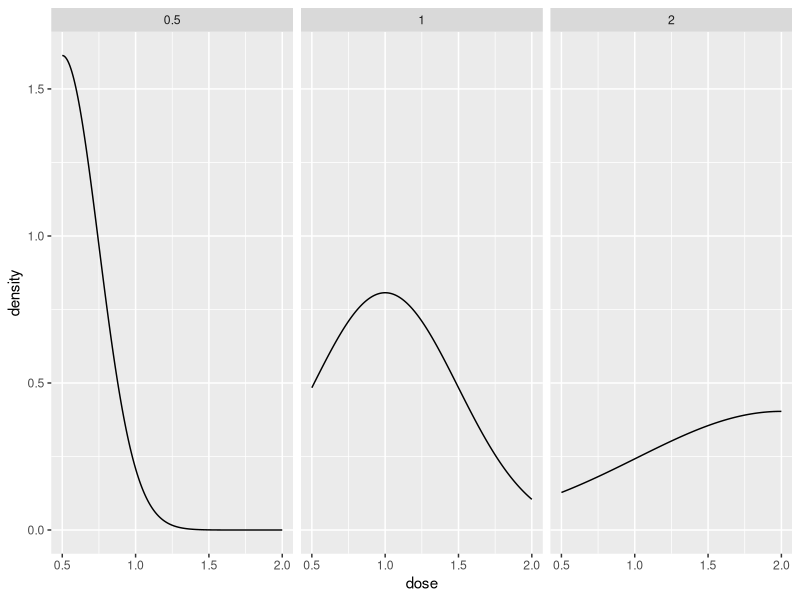
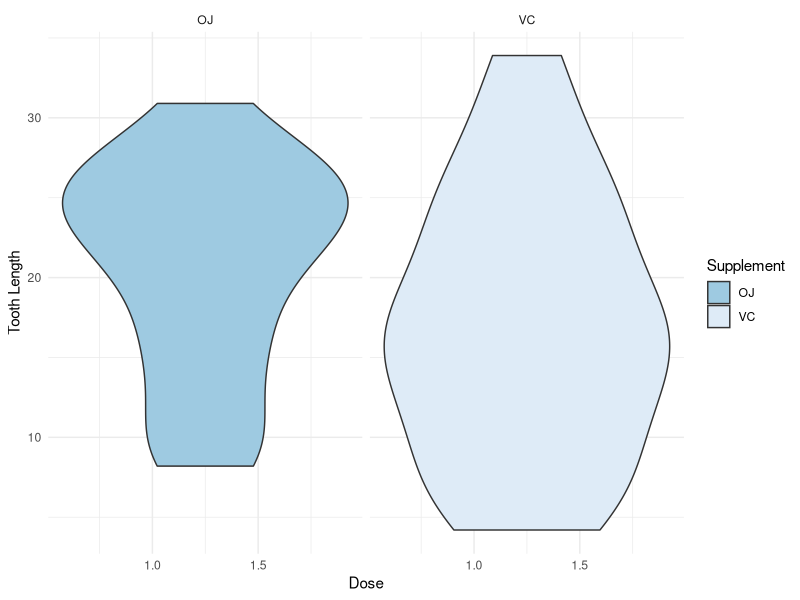
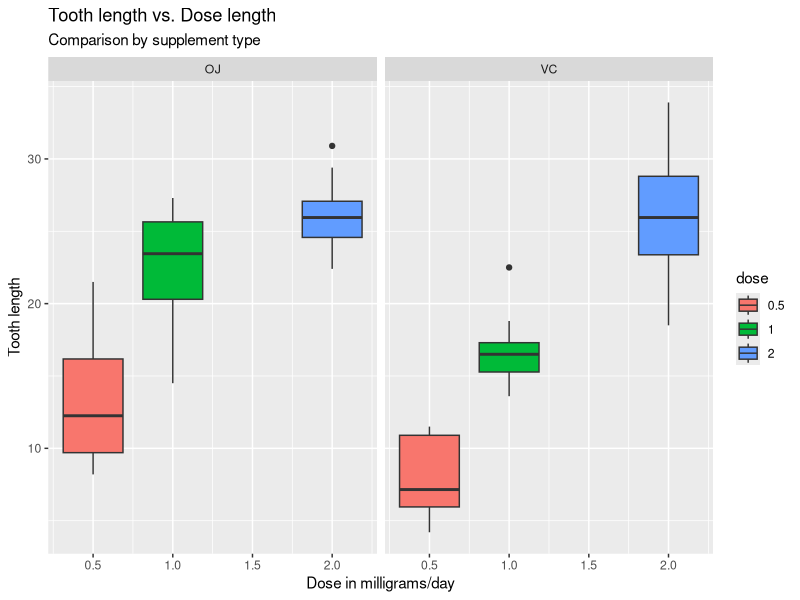
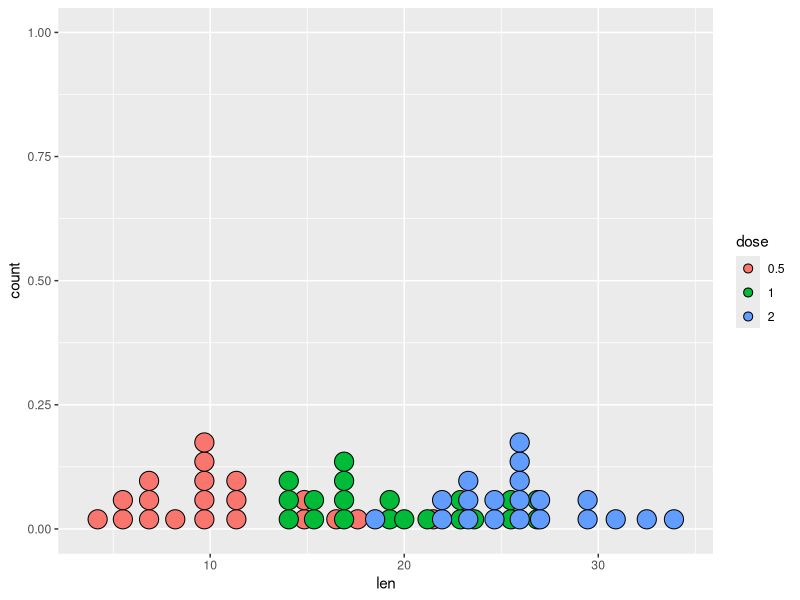
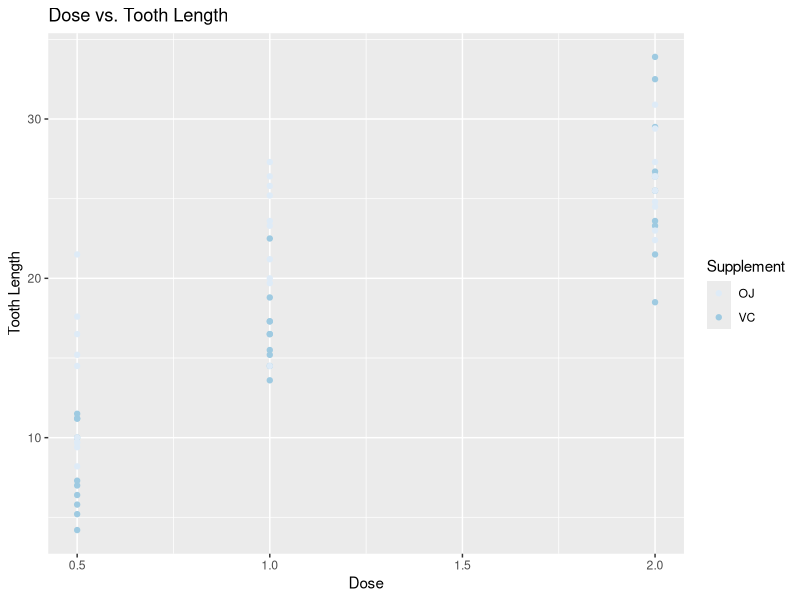

Write R code to recreate these figures, in order.
library(ggplot2)

View(ToothGrowth)

tooth_growth = ToothGrowth

summary(tooth_growth)

# Construct a plot showing the density of three dose level independently
ggplot(
  data = tooth_growth,
  aes(    x = `dose`  )
) + geom_density(
  
) + facet_grid(  ~`dose`)

# Draw a violin plot to understand how tooth growth is affected by either factor.
ggplot(
  data = tooth_growth,
  aes(    y = `len`,    x = `dose`,    fill = `supp`  )
) + geom_violin(
) + facet_grid(
  ~`supp`
) + scale_fill_brewer(  direction = -1
) + labs(  x = "Dose",  y = "Tooth Length",  fill = "Supplement"
) + theme_minimal()

# Create a plot as shown below.
ggplot(
  data = tooth_growth,
  aes(    group = `dose`,    x = `dose`,    y = `len`,    fill = factor(`dose`)  )
) + geom_boxplot(
  
) + facet_grid(
  ~`supp`,
  labeller = labeller(
    supp = c("Orange Juice", "Vitamin C")
  )
) + labs(
  x = "Dose in milligrams/day",
  y = "Tooth length",
  title = "Tooth length vs. Dose length",
  subtitle = "Comparison by supplement type",
  fill = "dose",
)

# Create a plot as shown below (Hint: geom_dotplot)
ggplot(
  data = tooth_growth,
  aes(
    x = `len`,
    fill = factor(`dose`)
  )
  
) + geom_dotplot(
  
) + labs(
  fill = "dose"
)


# Plot the correlation of Toothgrowth dataset using any package.
ggplot(
  data = tooth_growth,
  aes(    x = `dose`,    y = `len`,    color = `supp`  )
) + geom_point(
  
) + scale_color_brewer(
  
) + labs(
  title = "Dose vs. Tooth Length",
  x = "Dose",
  y = "Tooth Length",
  color = "Supplement",
)
